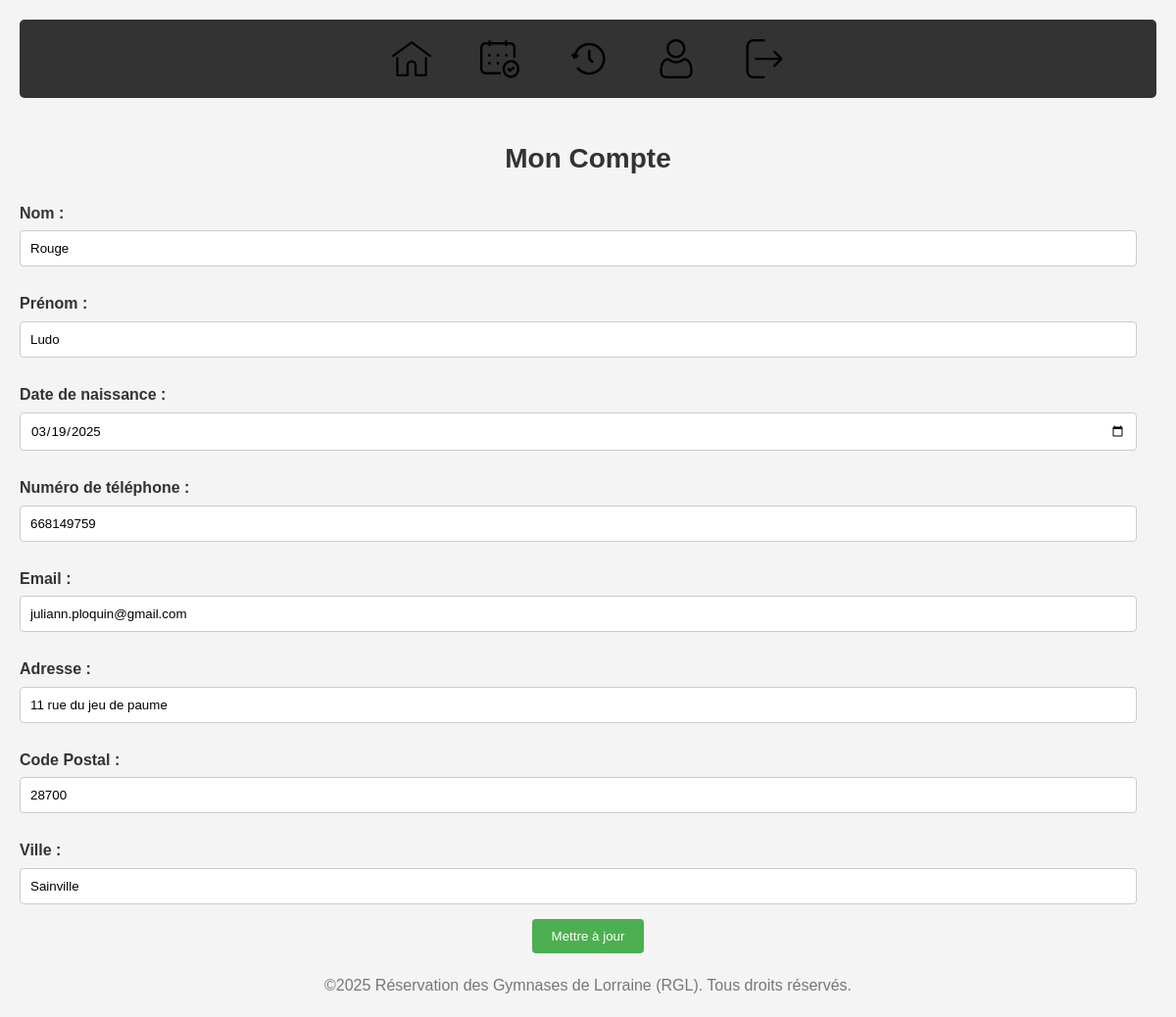
The app's page /Controleur/Caccount.php (signed in) with its own data.
### tables this page shows
CREATE TABLE `utilisateur` (
  `Id_Utilisateur` int(11) NOT NULL AUTO_INCREMENT,
  `Nom` varchar(50) DEFAULT NULL,
  `Prenom` varchar(50) DEFAULT NULL,
  `Date_de_naissance` date DEFAULT NULL,
  `Numero_de_telephone` int(11) DEFAULT NULL,
  `Email` varchar(50) DEFAULT NULL,
  `Mot_de_passe` varchar(500) DEFAULT NULL,
  `Adresse` varchar(255) DEFAULT NULL,
  `isClient` tinyint(1) DEFAULT 0,
  `isAdmin` tinyint(1) DEFAULT 0,
  `Zip` int(11) DEFAULT NULL,
  `Ville` varchar(20) DEFAULT NULL,
  PRIMARY KEY (`Id_Utilisateur`),
  UNIQUE KEY `Email` (`Email`)
);

### Controleur/Caccount.php (called while the page is built, shortened)
<?php
require_once '../Model/cUtilisateur.php';
$connect = new cUtilisateur();
 $userData = $connect->account();
require_once '../Vue/Vaccount.php';
?>

### Model/cUtilisateur.php (called while the page is built, shortened)
<?php
require_once '../Model/cbdd.php';
class cUtilisateur
{
    private int $userid = 0;
    public function GetUserId()
    {
        return $this->userid;
    }
    public function SetUserId($userid)
    {
        $this->userid = $userid;
    }
    public function __construct()
    {
        if($this->isAuthenticated()){
            $result = cbdd::SelectUser($this);
            if ($result && $result->num_rows > 0) {
                $row = $result->fetch_assoc();
            }
        }
    }
    public function isAuthenticated()
    {
        return isset($_SESSION['user_id']);
    }
     public function account() {
        $query = cbdd::SelectAccount($this);
        $result = $query;
        $userData = $result->fetch_assoc();
        return $userData;
    }
}

### Model/cbdd.php (called while the page is built, shortened)
<?php
class cbdd
{
private static string $servername = "localhost";
private static string $username = "root";
private static string $password = "root";
private static string $dbname = "rgl";
 public static $conn;
     public static function init()
    {
        SELF ::$conn = new mysqli(SELF ::$servername , self::$username, self::$password, self:: $dbname);
    }
    public static function SelectUser($cUtilisateur)
    {
        $sql = "SELECT isClient, isAdmin FROM utilisateur WHERE Id_Utilisateur = ?";
        $stmt = self::$conn->prepare($sql);
        $userId = $cUtilisateur->GetUserId();
        $stmt->bind_param("i", $userId);
        $stmt->execute();
        $result = $stmt->get_result();
        return $result;
    }
    public static function SelectAccount($cUtilisateur)
    {
        $sql = "SELECT Nom, Prenom, Date_de_naissance, Numero_de_telephone, Email, Adresse, Zip, Ville FROM utilisateur WHERE Id_Utilisateur = ?";
        $stmt = self::$conn->prepare($sql);
        $userId = $cUtilisateur->GetUserId();
        $stmt->bind_param("i", $userId);
        $stmt->execute();
        $result = $stmt->get_result();
        return $result;
    }
}
?>

### Vue/Vaccount.php (the view, shortened to what this page needs)
<?php
require '../Controleur/Caccount.php';
?>
<!DOCTYPE html>
<html lang="fr">
<head>
    <link rel="stylesheet" href="../css/style.css">
    <link rel="stylesheet" href="https://unpkg.com/leaflet@1.9.3/dist/leaflet.css" />
</head>
<body>
    <?php require_once '../Vue/menu.php'; ?>
    <div class="account-container">
        <h2>Mon Compte</h2>
        <form method="POST" action="../Controleur/Caccount.php">
            <label for="nom">Nom :</label>
            <input
                type="text"
                id="nom"
                name="nom"
                value="<?= htmlspecialchars($userData['Nom'] ?? '') ?>"
                required
                pattern="[A-Za-zÀ-ÿ\s'’\-]{2,50}"
                title="2 à 50 caractères : lettres (accents autorisés), espaces, apostrophes, tirets."
            >
            <label for="prenom">Prénom :</label>
            <input
                type="text"
                id="prenom"
                name="prenom"
                value="<?= htmlspecialchars($userData['Prenom'] ?? '') ?>"
                required
                pattern="[A-Za-zÀ-ÿ\s'’\-]{2,50}"
                title="2 à 50 caractères : lettres (accents autorisés), espaces, apostrophes, tirets."
            >
            <label for="date_naissance">Date de naissance :</label>
            <input
                type="date"
                id="date_naissance"
                name="date_naissance"
                value="<?= htmlspecialchars($userData['Date_de_naissance'] ?? '') ?>"
            >
            <label for="telephone">Numéro de téléphone :</label>
            <input
                type="tel"
                id="telephone"
                name="telephone"
                value="<?= htmlspecialchars($userData['Numero_de_telephone'] ?? '') ?>"
                pattern="^\+?[0-9]{10,14}$"
                title="10 à 14 chiffres (optionnellement précédés d’un +)."
            >
            <label for="email">Email :</label>
            <input
                type="email"
                id="email"
                name="email"
                value="<?= htmlspecialchars($userData['Email'] ?? '') ?>"
                required
            >
            <label for="adresse">Adresse :</label>
            <input
                type="text"
                id="adresse"
                name="adresse"
                value="<?= htmlspecialchars($userData['Adresse'] ?? '') ?>"
                required
                pattern="[^<>]{5,100}"
                title="5 à 100 caractères, sans chevrons < ni >."
            >
            <label for="zip">Code Postal :</label>
            <input
                type="text"
                id="zip"
                name="zip"
                value="<?= htmlspecialchars($userData['Zip'] ?? '') ?>"
                required
                pattern="[0-9]{4,5}"
                title="4 ou 5 chiffres."
            >
            <label for="ville">Ville :</label>
            <input
                type="text"
                id="ville"
                name="ville"
                value="<?= htmlspecialchars($userData['Ville'] ?? '') ?>"
                required
                pattern="[A-Za-zÀ-ÿ\s'’\-]{2,50}"
                title="2 à 50 caractères : lettres (accents autorisés), espaces, tirets, apostrophes."
            >
            <input type="submit" value="Mettre à jour">
        </form>
    </div>
    <?php require_once '../Vue/footer.php'; ?>
</body>
</html>

### css/style.css (style rules this page uses)
* { margin: 0; padding: 0; box-sizing: border-box; font-family: Arial, sans-serif; }
body { background-color: #f4f4f4; color: #333; font-size: 16px; line-height: 1.6; padding: 20px; }
h2 { color: #333; margin-top: 40px; margin-bottom: 20px; font-size: 28px; }
form { margin-bottom: 20px; }
form input[type="text"], form input[type="email"], form input[type="password"], form input[type="date"], form input[type="number"], form textarea, form select { width: 100%; padding: 10px; margin: 10px 0; border: 1px solid #ddd; border-radius: 3px; }
form input[type="submit"] { background: #333; color: #fff; border: none; padding: 10px 20px; border-radius: 5px; cursor: pointer; transition: background 0.3s; }
.account-container h2 { text-align: center; color: #333; }
.account-container label { font-weight: bold; margin-top: 10px; display: block; }
.account-container input[type="text"], .account-container input[type="email"], .account-container input[type="tel"], .account-container input[type="date"] { width: calc(100% - 20px); padding: 10px; margin-top: 5px; margin-bottom: 15px; border: 1px solid #ccc; border-radius: 4px; }
.account-container input[type="submit"] { background-color: #4CAF50; color: white; padding: 10px 20px; border: none; border-radius: 4px; cursor: pointer; display: block; margin: 0 auto; }

### records on screen
utilisateur: nom "Rouge", prenom "Ludo", date_naissance "03/19/2025", telephone "668149759", email "juliann.ploquin@gmail.com", adresse "11 rue du jeu de paume", zip "28700", ville "Sainville"
